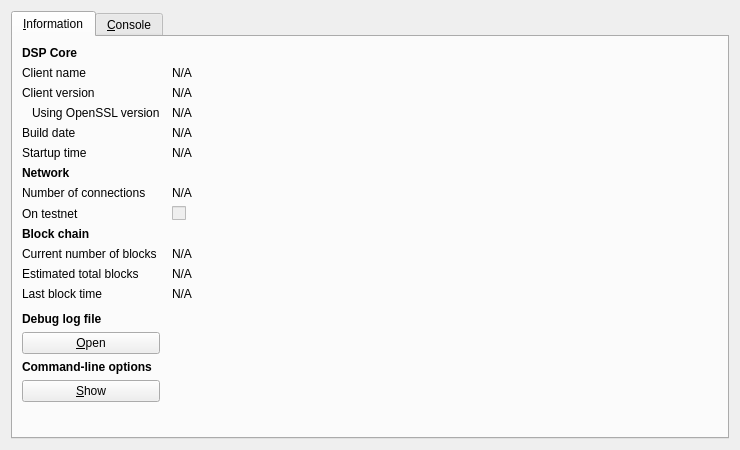
<?xml version="1.0" encoding="UTF-8"?>
<ui version="4.0">
 <class>RPCConsole</class>
 <widget class="QDialog" name="RPCConsole">
  <property name="geometry">
   <rect>
    <x>0</x>
    <y>0</y>
    <width>740</width>
    <height>450</height>
   </rect>
  </property>
  <property name="windowTitle">
   <string>DSP - Debug window</string>
  </property>
  <property name="styleSheet">
   <string notr="true">background-image: url(:/images/2s);</string>
  </property>
  <layout class="QVBoxLayout" name="verticalLayout_2">
   <item>
    <widget class="QTabWidget" name="tabWidget">
     <property name="currentIndex">
      <number>0</number>
     </property>
     <widget class="QWidget" name="tab_info">
      <attribute name="title">
       <string>&amp;Information</string>
      </attribute>
      <layout class="QGridLayout" name="gridLayout" columnstretch="0,1">
       <property name="horizontalSpacing">
        <number>12</number>
       </property>
       <item row="0" column="0">
        <widget class="QLabel" name="label_9">
         <property name="font">
          <font>
           <weight>75</weight>
           <bold>true</bold>
          </font>
         </property>
         <property name="text">
          <string>DSP Core</string>
         </property>
        </widget>
       </item>
       <item row="1" column="0">
        <widget class="QLabel" name="label_5">
         <property name="text">
          <string>Client name</string>
         </property>
        </widget>
       </item>
       <item row="1" column="1">
        <widget class="QLabel" name="clientName">
         <property name="cursor">
          <cursorShape>IBeamCursor</cursorShape>
         </property>
         <property name="text">
          <string>N/A</string>
         </property>
         <property name="textFormat">
          <enum>Qt::PlainText</enum>
         </property>
         <property name="textInteractionFlags">
          <set>Qt::LinksAccessibleByMouse|Qt::TextSelectableByKeyboard|Qt::TextSelectableByMouse</set>
         </property>
        </widget>
       </item>
       <item row="2" column="0">
        <widget class="QLabel" name="label_6">
         <property name="text">
          <string>Client version</string>
         </property>
        </widget>
       </item>
       <item row="2" column="1">
        <widget class="QLabel" name="clientVersion">
         <property name="cursor">
          <cursorShape>IBeamCursor</cursorShape>
         </property>
         <property name="text">
          <string>N/A</string>
         </property>
         <property name="textFormat">
          <enum>Qt::PlainText</enum>
         </property>
         <property name="textInteractionFlags">
          <set>Qt::LinksAccessibleByMouse|Qt::TextSelectableByKeyboard|Qt::TextSelectableByMouse</set>
         </property>
        </widget>
       </item>
       <item row="3" column="0">
        <widget class="QLabel" name="label_14">
         <property name="text">
          <string>Using OpenSSL version</string>
         </property>
         <property name="indent">
          <number>10</number>
         </property>
        </widget>
       </item>
       <item row="3" column="1">
        <widget class="QLabel" name="openSSLVersion">
         <property name="cursor">
          <cursorShape>IBeamCursor</cursorShape>
         </property>
         <property name="text">
          <string>N/A</string>
         </property>
         <property name="textFormat">
          <enum>Qt::PlainText</enum>
         </property>
         <property name="textInteractionFlags">
          <set>Qt::LinksAccessibleByMouse|Qt::TextSelectableByKeyboard|Qt::TextSelectableByMouse</set>
         </property>
        </widget>
       </item>
       <item row="4" column="0">
        <widget class="QLabel" name="label_12">
         <property name="text">
          <string>Build date</string>
         </property>
        </widget>
       </item>
       <item row="4" column="1">
        <widget class="QLabel" name="buildDate">
         <property name="cursor">
          <cursorShape>IBeamCursor</cursorShape>
         </property>
         <property name="text">
          <string>N/A</string>
         </property>
         <property name="textFormat">
          <enum>Qt::PlainText</enum>
         </property>
         <property name="textInteractionFlags">
          <set>Qt::LinksAccessibleByMouse|Qt::TextSelectableByKeyboard|Qt::TextSelectableByMouse</set>
         </property>
        </widget>
       </item>
       <item row="5" column="0">
        <widget class="QLabel" name="label_13">
         <property name="text">
          <string>Startup time</string>
         </property>
        </widget>
       </item>
       <item row="5" column="1">
        <widget class="QLabel" name="startupTime">
         <property name="cursor">
          <cursorShape>IBeamCursor</cursorShape>
         </property>
         <property name="text">
          <string>N/A</string>
         </property>
         <property name="textFormat">
          <enum>Qt::PlainText</enum>
         </property>
         <property name="textInteractionFlags">
          <set>Qt::LinksAccessibleByMouse|Qt::TextSelectableByKeyboard|Qt::TextSelectableByMouse</set>
         </property>
        </widget>
       </item>
       <item row="6" column="0">
        <widget class="QLabel" name="label_11">
         <property name="font">
          <font>
           <weight>75</weight>
           <bold>true</bold>
          </font>
         </property>
         <property name="text">
          <string>Network</string>
         </property>
        </widget>
       </item>
       <item row="7" column="0">
        <widget class="QLabel" name="label_7">
         <property name="text">
          <string>Number of connections</string>
         </property>
        </widget>
       </item>
       <item row="7" column="1">
        <widget class="QLabel" name="numberOfConnections">
         <property name="cursor">
          <cursorShape>IBeamCursor</cursorShape>
         </property>
         <property name="text">
          <string>N/A</string>
         </property>
         <property name="textFormat">
          <enum>Qt::PlainText</enum>
         </property>
         <property name="textInteractionFlags">
          <set>Qt::LinksAccessibleByMouse|Qt::TextSelectableByKeyboard|Qt::TextSelectableByMouse</set>
         </property>
        </widget>
       </item>
       <item row="8" column="0">
        <widget class="QLabel" name="label_8">
         <property name="text">
          <string>On testnet</string>
         </property>
        </widget>
       </item>
       <item row="8" column="1">
        <widget class="QCheckBox" name="isTestNet">
         <property name="enabled">
          <bool>false</bool>
         </property>
         <property name="text">
          <string/>
         </property>
        </widget>
       </item>
       <item row="9" column="0">
        <widget class="QLabel" name="label_10">
         <property name="font">
          <font>
           <weight>75</weight>
           <bold>true</bold>
          </font>
         </property>
         <property name="text">
          <string>Block chain</string>
         </property>
        </widget>
       </item>
       <item row="10" column="0">
        <widget class="QLabel" name="label_3">
         <property name="text">
          <string>Current number of blocks</string>
         </property>
        </widget>
       </item>
       <item row="10" column="1">
        <widget class="QLabel" name="numberOfBlocks">
         <property name="cursor">
          <cursorShape>IBeamCursor</cursorShape>
         </property>
         <property name="text">
          <string>N/A</string>
         </property>
         <property name="textFormat">
          <enum>Qt::PlainText</enum>
         </property>
         <property name="textInteractionFlags">
          <set>Qt::LinksAccessibleByMouse|Qt::TextSelectableByKeyboard|Qt::TextSelectableByMouse</set>
         </property>
        </widget>
       </item>
       <item row="11" column="0">
        <widget class="QLabel" name="label_4">
         <property name="text">
          <string>Estimated total blocks</string>
         </property>
        </widget>
       </item>
       <item row="11" column="1">
        <widget class="QLabel" name="totalBlocks">
         <property name="cursor">
          <cursorShape>IBeamCursor</cursorShape>
         </property>
         <property name="text">
          <string>N/A</string>
         </property>
         <property name="textFormat">
          <enum>Qt::PlainText</enum>
         </property>
         <property name="textInteractionFlags">
          <set>Qt::LinksAccessibleByMouse|Qt::TextSelectableByKeyboard|Qt::TextSelectableByMouse</set>
         </property>
        </widget>
       </item>
       <item row="12" column="0">
        <widget class="QLabel" name="label_2">
         <property name="text">
          <string>Last block time</string>
         </property>
        </widget>
       </item>
       <item row="12" column="1">
        <widget class="QLabel" name="lastBlockTime">
         <property name="cursor">
          <cursorShape>IBeamCursor</cursorShape>
         </property>
         <property name="text">
          <string>N/A</string>
         </property>
         <property name="textFormat">
          <enum>Qt::PlainText</enum>
         </property>
         <property name="textInteractionFlags">
          <set>Qt::LinksAccessibleByMouse|Qt::TextSelectableByKeyboard|Qt::TextSelectableByMouse</set>
         </property>
        </widget>
       </item>
       <item row="13" column="0">
        <spacer name="verticalSpacer_2">
         <property name="orientation">
          <enum>Qt::Vertical</enum>
         </property>
         <property name="sizeHint" stdset="0">
          <size>
           <width>20</width>
           <height>20</height>
          </size>
         </property>
        </spacer>
       </item>
       <item row="14" column="0">
        <widget class="QLabel" name="labelDebugLogfile">
         <property name="font">
          <font>
           <weight>75</weight>
           <bold>true</bold>
          </font>
         </property>
         <property name="text">
          <string>Debug log file</string>
         </property>
        </widget>
       </item>
       <item row="15" column="0">
        <widget class="QPushButton" name="openDebugLogfileButton">
         <property name="toolTip">
          <string>Open the DSP debug log file from the current data directory. This can take a few seconds for large log files.</string>
         </property>
         <property name="text">
          <string>&amp;Open</string>
         </property>
         <property name="autoDefault">
          <bool>false</bool>
         </property>
        </widget>
       </item>
       <item row="16" column="0">
        <widget class="QLabel" name="labelCLOptions">
         <property name="font">
          <font>
           <weight>75</weight>
           <bold>true</bold>
          </font>
         </property>
         <property name="text">
          <string>Command-line options</string>
         </property>
        </widget>
       </item>
       <item row="17" column="0">
        <widget class="QPushButton" name="showCLOptionsButton">
         <property name="toolTip">
          <string>Show the DSP-Qt help message to get a list with possible DSP command-line options.</string>
         </property>
         <property name="text">
          <string>&amp;Show</string>
         </property>
         <property name="autoDefault">
          <bool>false</bool>
         </property>
        </widget>
       </item>
       <item row="18" column="0">
        <spacer name="verticalSpacer">
         <property name="orientation">
          <enum>Qt::Vertical</enum>
         </property>
         <property name="sizeHint" stdset="0">
          <size>
           <width>20</width>
           <height>40</height>
          </size>
         </property>
        </spacer>
       </item>
      </layout>
     </widget>
     <widget class="QWidget" name="tab_console">
      <attribute name="title">
       <string>&amp;Console</string>
      </attribute>
      <layout class="QVBoxLayout" name="verticalLayout_3">
       <property name="spacing">
        <number>3</number>
       </property>
       <item>
        <widget class="QTextEdit" name="messagesWidget">
         <property name="minimumSize">
          <size>
           <width>0</width>
           <height>100</height>
          </size>
         </property>
         <property name="readOnly">
          <bool>true</bool>
         </property>
         <property name="tabKeyNavigation" stdset="0">
          <bool>false</bool>
         </property>
         <property name="columnCount" stdset="0">
          <number>2</number>
         </property>
        </widget>
       </item>
       <item>
        <layout class="QHBoxLayout" name="horizontalLayout">
         <property name="spacing">
          <number>3</number>
         </property>
         <item>
          <widget class="QLabel" name="label">
           <property name="text">
            <string notr="true">&gt;</string>
           </property>
          </widget>
         </item>
         <item>
          <widget class="QLineEdit" name="lineEdit"/>
         </item>
         <item>
          <widget class="QPushButton" name="clearButton">
           <property name="maximumSize">
            <size>
             <width>24</width>
             <height>24</height>
            </size>
           </property>
           <property name="toolTip">
            <string>Clear console</string>
           </property>
           <property name="text">
            <string/>
           </property>
           <property name="icon">
            <iconset resource="../bitcoin.qrc">
             <normaloff>:/icons/remove</normaloff>:/icons/remove</iconset>
           </property>
           <property name="shortcut">
            <string notr="true">Ctrl+L</string>
           </property>
           <property name="autoDefault">
            <bool>false</bool>
           </property>
          </widget>
         </item>
        </layout>
       </item>
      </layout>
     </widget>
    </widget>
   </item>
  </layout>
 </widget>
 <resources>
  <include location="../bitcoin.qrc"/>
 </resources>
 <connections/>
</ui>
